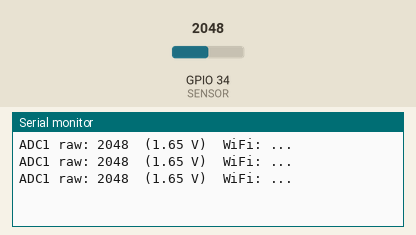
This sketch was run on a simulated ESP32. On the bench: the last lines printed to the serial monitor. The inputs (shaded band) are chosen by the test bench; at power-on: GPIO 34 (SENSOR) = 2048. WiFi joins after 1.5 s; servers stay silent unless stated.

Above: at 1.3 s.
1.4 s: GPIO 34 (SENSOR) set to 2866
At 1.9 s:
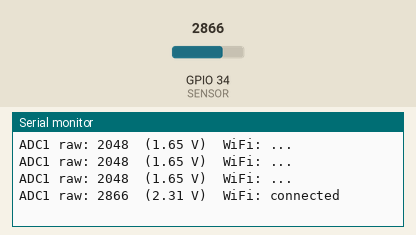
3.5 s: GPIO 34 (SENSOR) set to 3603
At 3.9 s:
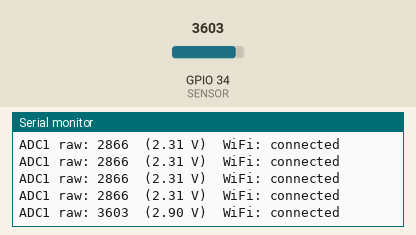

The sketch:

example.ino
```cpp
// Read an ADC1 pin (GPIO34) while Wi‑Fi is active and print the raw ADC value and calculated voltage to demonstrate ADC1 works with Wi‑Fi enabled.
//
// Buy this module: https://shillehtek.com/products/esp32-38-pin-gpio-expansion-breakout
// Full manual: https://shillehtek.com/blogs/shillehtek-product-manuals/esp32-38-pin-gpio-expansion-breakout-manual
// More examples: https://github.com/shillehbean/shillehtek-examples
//

// Proof of the ADC rule: GPIO 34 (ADC1) keeps working with Wi-Fi on;
// an ADC2 pin (e.g. GPIO 25) would return zeros here.
#include <WiFi.h>

const int SENSOR = 34;   // input-only ADC1 pin on the breakout

void setup() {
  Serial.begin(115200);
  analogSetPinAttenuation(SENSOR, ADC_11db);
  WiFi.begin("YourNetwork", "YourPassword");   // Wi-Fi active
}

void loop() {
  int raw = analogRead(SENSOR);
  float volts = raw * (3.3 / 4095.0);
  Serial.printf("ADC1 raw: %d  (%.2f V)  WiFi: %s\n",
                raw, volts,
                WiFi.status() == WL_CONNECTED ? "connected" : "...");
  delay(500);
}
```

Measured:
- after the input at 1.4 s, the serial monitor: prints a new line after 0.10 s (image 1)
- after the input at 3.5 s, the serial monitor: prints a new line at once (image 2)
